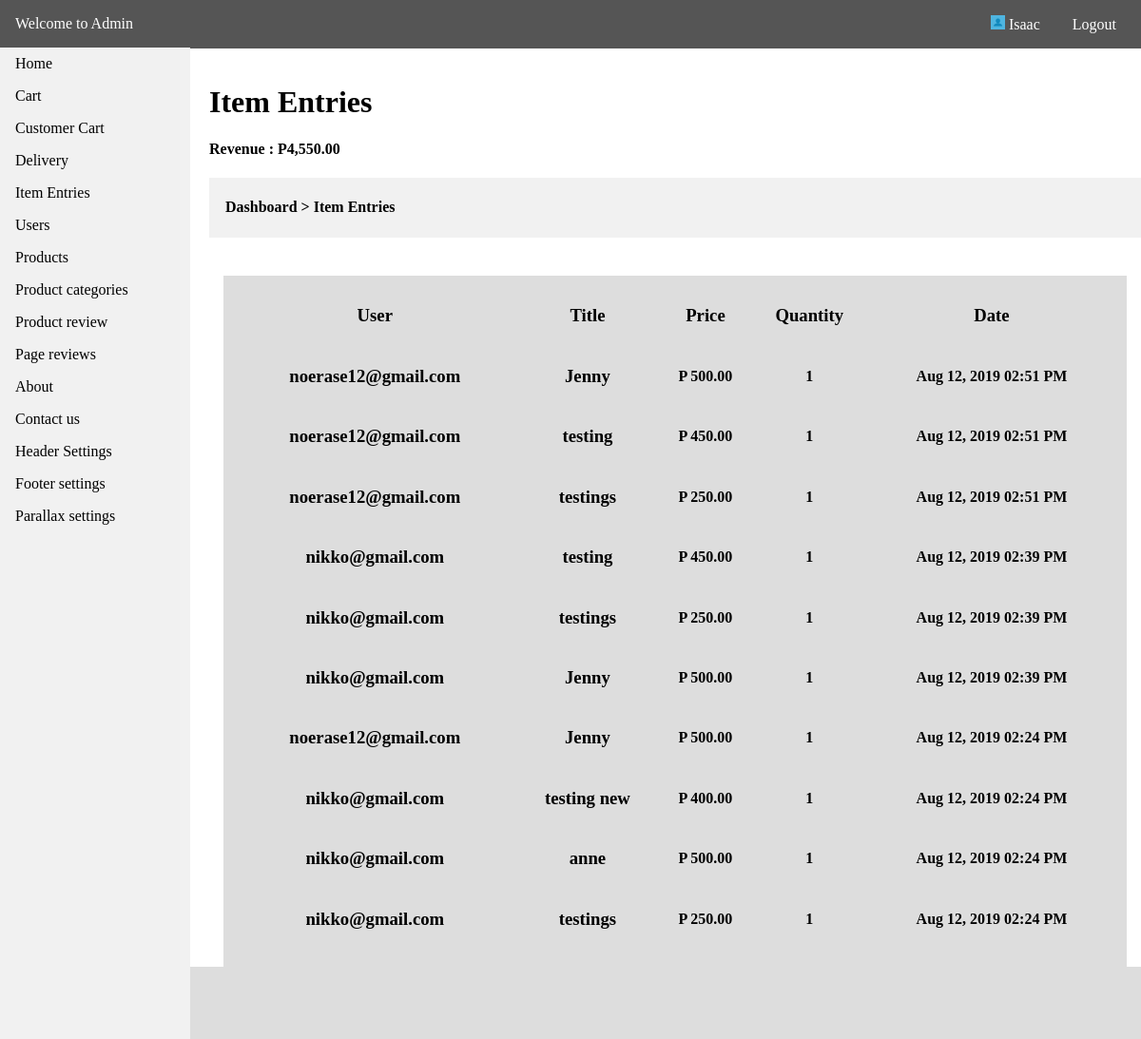
Page /admin/item_entries.php (signed in) on the earlier database version.
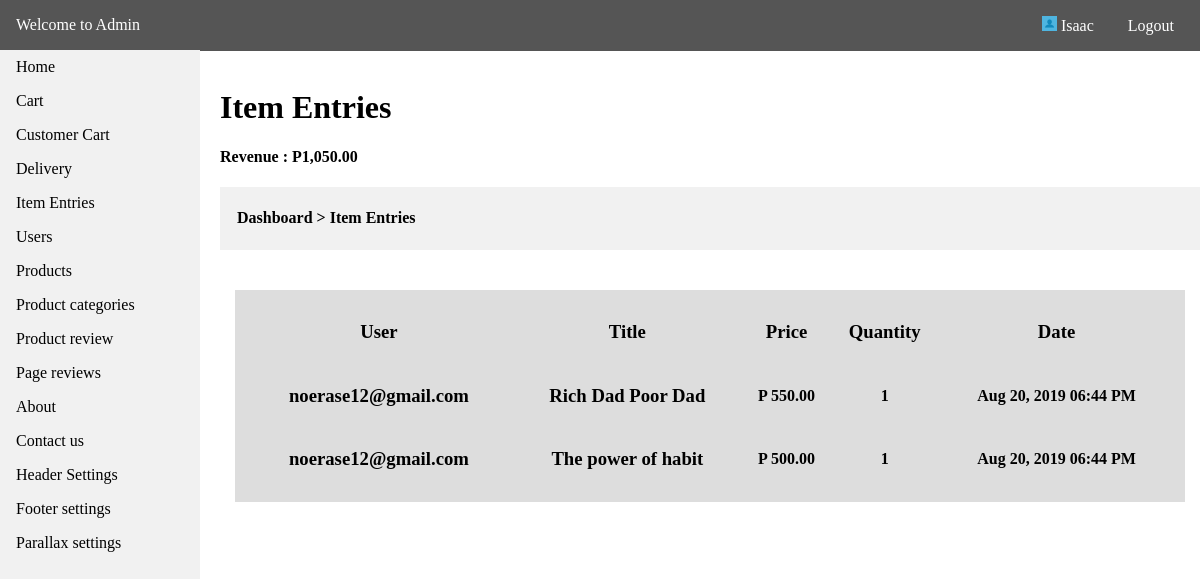
Same page on the later database version.
### tables this page shows
CREATE TABLE `tbl_menus` (
  `id` int(11) NOT NULL,
  `menu_name` varchar(255) NOT NULL,
  `menu_link` varchar(255) NOT NULL,
  `date_created` datetime NOT NULL DEFAULT CURRENT_TIMESTAMP
);

CREATE TABLE `tbl_customer_received` (
  `id` int(11) NOT NULL,
  `ref_id` int(11) NOT NULL,
  `ref_id2` int(11) NOT NULL,
  `user_name` varchar(255) NOT NULL,
  `title` varchar(255) NOT NULL,
  `price` int(11) NOT NULL,
  `quantity` int(11) NOT NULL,
  `date_created` datetime NOT NULL DEFAULT CURRENT_TIMESTAMP
);

### api/dbh.php (called while the page is built, shortened)
<?php
class dbh {
    public function __construct() {
        $this->servername = HOST;
        $this->username = USER;
        $this->password = PASS;
        $this->dbname = DBNAME;
        $this->conn = mysqli_connect($this->servername,$this->username,$this->password,$this->dbname);
    }
}
?>

### config.php (called while the page is built, shortened)
<?php
include API.'dbh.php';
include API.'viewUser.php';
$viewUser = new ViewUser;
?>

### api/viewUser.php (called while the page is built, shortened)
<?php
class ViewUser extends User {
    public function get_data($get_table) {
        $query = "SELECT * FROM ".$get_table." ORDER BY id DESC";
        $res = mysqli_query($this->conn,$query);
        return $res;
    }
    public function get_query($query) {
        $res = mysqli_query($this->conn,$query);
        return $res;
    }
    public function datetime($string) {
        $date_format = "M d, Y h:i A";
        $date_content = strtotime($string);
        $date = date($date_format, $date_content);
        return $date;
    }
}
?>

### admin/item_entries.php (the view, shortened to what this page needs)
<?php
include '../config.php';
?>
<!DOCTYPE html>
<html>
<head>
    <link rel="stylesheet" type="text/css" media="screen" href="admin_css/main.css" />
</head>
<body>
<?php
include 'require/nav.php';
$sql = "SELECT sum(price) FROM tbl_customer_received";
$res = $viewUser->get_query($sql);
foreach($res as $row) {
    $tot_price = $row['sum(price)'];
    $tot = number_format($tot_price,2);
}
?>
<div class="container">
    <br>
<h1>Item Entries</h1>
<h4>Revenue : P<?php echo $tot;?></h4>
<div style="background-color:#f1f1f1;padding:1px;"><h4>&nbsp &nbsp <a style="color:#000;text-decoration:none;" href="<?php echo ADMIN_URL;?>">Dashboard</a> > Item Entries</h4></div>
    <div class="content">
        <div class="row">
            <div style="padding: 20px;">
                <div style="padding:10px;width:100%;background-color:#ddd;">
<?php
$tbl = "tbl_customer_received";
$res_received = $viewUser->get_data($tbl);
?>
        <table style="width:100%;">
            <tr class="menus">
                <th><h3>User</h3></th>
                <th><h3>Title</h3></th>
                <th><h3>Price</h3></th>
                <th><h3>Quantity</h3></th>
                <th><h3>Date</h3></th>
            </tr>
    <?php
    foreach($res_received as $row) {
        $title = $row['title'];
        $price = $row['price'];
        $pricee = number_format($price,2);
        $qty = $row['quantity'];
        $datee = $row['date_created'];
        $date = $viewUser->datetime($datee,2);
        $user = $row['user_name'];
        ?>
            <tr>
                <th><h3><?php echo $user; ?></h3></th>
                <th><h3><?php echo $title; ?></h3></th>
                <th><p>P <?php echo $pricee; ?></p></th>
                <th><p><?php echo $qty; ?></p></th>
                <th><p><?php echo $date; ?></p></th>
            </tr>
        <?php
    }
    ?>
        </table>
                </div>
            </div>
    </div>
    </div>
</div>
</body>
</html>

### admin/require/nav.php (shortened to what this page needs)
<div class="header">
    <p><a style="color:#fff;text-decoration:none;" href="<?php echo ADMIN_URL.'home.php';?>">Welcome to Admin</a></p>
    <div class="head-content">
        <p style="cursor:pointer;"><img src="<?php echo BASE_URL; ?>image/sample-image.jpg" style="height:15px;width:15px;" alt=""> <?php echo $_SESSION["admin"]; ?></p>
        <p><a style="color:#fff;text-decoration:none;" href="<?php echo ADMIN_URL.'logout.php';?>">Logout</a></p>
    </div>
</div>
<nav class="navi">
    <ul>
        <li><a href="<?php echo ADMIN_URL.'home.php';?>">Home</a></li>
    <?php
        $tbl = "SELECT * FROM tbl_menus";
        $res = $viewUser->get_query($tbl);
        while($row = $res->fetch_assoc()) {
            $menu = $row['menu_name'];
            $link = $row['menu_link'];
    ?>
        <li><a href="<?php echo ADMIN_URL.$link.'.php'; ?>"><?php echo ucfirst($menu); ?></a></li>
    <?php
        }
    ?>
    </ul>
</nav>

### admin/admin_css/main.css (style rules this page uses)
html { scroll-behavior: smooth; }
* { box-sizing: border-box; }
body { margin: 0; font-family: Cambria, Cochin, Georgia, Times, 'Times New Roman', serif; }
ul { list-style-type: none; margin: 0; padding: 0; width: 200px; top: 50px; background-color: #f1f1f1; position: fixed; height: 100%; overflow: auto; }
li a { display: block; color: #000; padding: 8px 16px; text-decoration: none; }
.header { background-color: #555; color:white; display: inline-block; width: 100%; position:fixed; top:0; padding: 16px; }
.header p { display: inline; }
.container { margin-top: 50px; margin-left: 220px; }
.content { margin-top: 20px; }
.head-content { position: relative; float:right; }
.head-content p { margin-left: 10px; padding: 10px; }
.row { margin: 0 -5px; }
.row:after { content: ""; display: table; clear: both; }

Differences in the rows shown:
removed tbl_customer_received: user_name "noerase12@gmail.com", title "Jenny", price "500.00", quantity "1", date_created "Aug 12, 2019 02:51 PM"
removed tbl_customer_received: user_name "noerase12@gmail.com", title "testing", price "450.00", quantity "1", date_created "Aug 12, 2019 02:51 PM"
removed tbl_customer_received: user_name "noerase12@gmail.com", title "testings", price "250.00", quantity "1", date_created "Aug 12, 2019 02:51 PM"
removed tbl_customer_received: user_name "nikko@gmail.com", title "testing", price "450.00", quantity "1", date_created "Aug 12, 2019 02:39 PM"
removed tbl_customer_received: user_name "nikko@gmail.com", title "testings", price "250.00", quantity "1", date_created "Aug 12, 2019 02:39 PM"
removed tbl_customer_received: user_name "nikko@gmail.com", title "Jenny", price "500.00", quantity "1", date_created "Aug 12, 2019 02:39 PM"
removed tbl_customer_received: user_name "noerase12@gmail.com", title "Jenny", price "500.00", quantity "1", date_created "Aug 12, 2019 02:24 PM"
removed tbl_customer_received: user_name "nikko@gmail.com", title "testing new", price "400.00", quantity "1", date_created "Aug 12, 2019 02:24 PM"
removed tbl_customer_received: user_name "nikko@gmail.com", title "anne", price "500.00", quantity "1", date_created "Aug 12, 2019 02:24 PM"
removed tbl_customer_received: user_name "nikko@gmail.com", title "testings", price "250.00", quantity "1", date_created "Aug 12, 2019 02:24 PM"
added tbl_customer_received: user_name "noerase12@gmail.com", title "Rich Dad Poor Dad", price "550.00", quantity "1", date_created "Aug 20, 2019 06:44 PM"
added tbl_customer_received: user_name "noerase12@gmail.com", title "The power of habit", price "500.00", quantity "1", date_created "Aug 20, 2019 06:44 PM"
Other differences:
$tot: "4,550.00" → "1,050.00"
